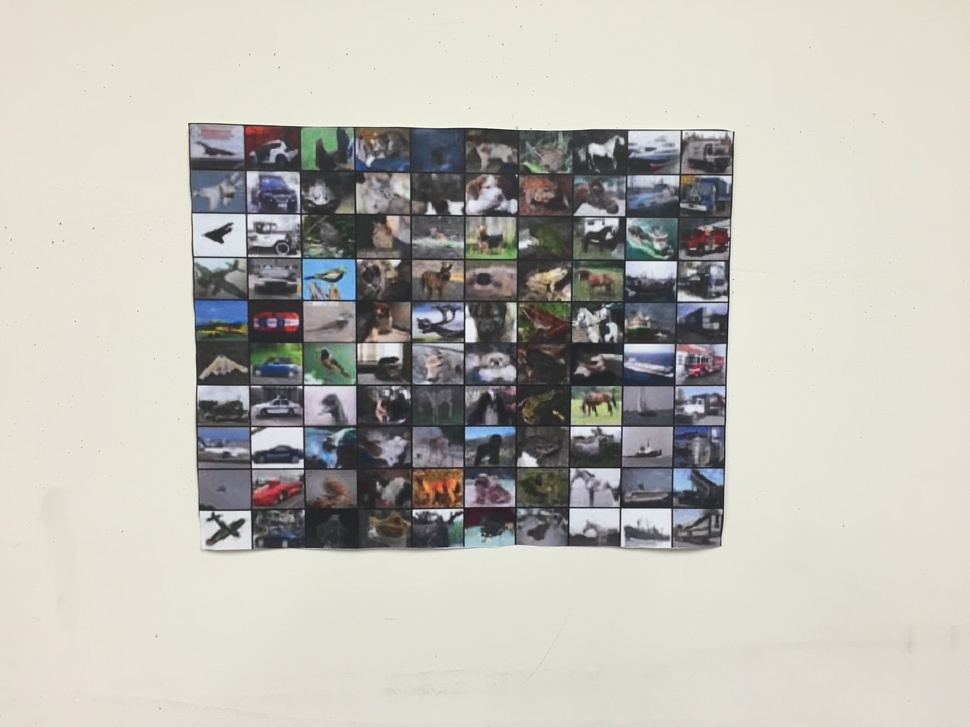
#> input picture 20160724-222718/IMG_2391.JPG, 970 x 727 px, shrunk from 3264 x 2448 before the run
$ python -i one.py   (imports and definitions only)   (older library calls are emulated)
#> lines starting #> are read from the running program, lines starting #| are printed output that depends on the picture; after the words box and inside, x2 and y2 are one past the last pixel; in counts of white or black regions, pixels touching at a corner belong together
#> further down, picture is the input picture: shape (727, 970, 3); mean B, G, R 179.2, 186.3, 188.2
import cv2
import matplotlib.pyplot as plt
import numpy as np
import time
import json
import subprocess
import os
import fcntl
import cam

CELL_WIDTH = 32
CELL_HEIGHT = 32
ROWS = 10
COLS = 10
NEW_WIDTH = CELL_WIDTH * COLS
NEW_HEIGHT = CELL_HEIGHT * ROWS

def normalize_image(img):
    gray = cv2.cvtColor(img, cv2.COLOR_BGR2GRAY)
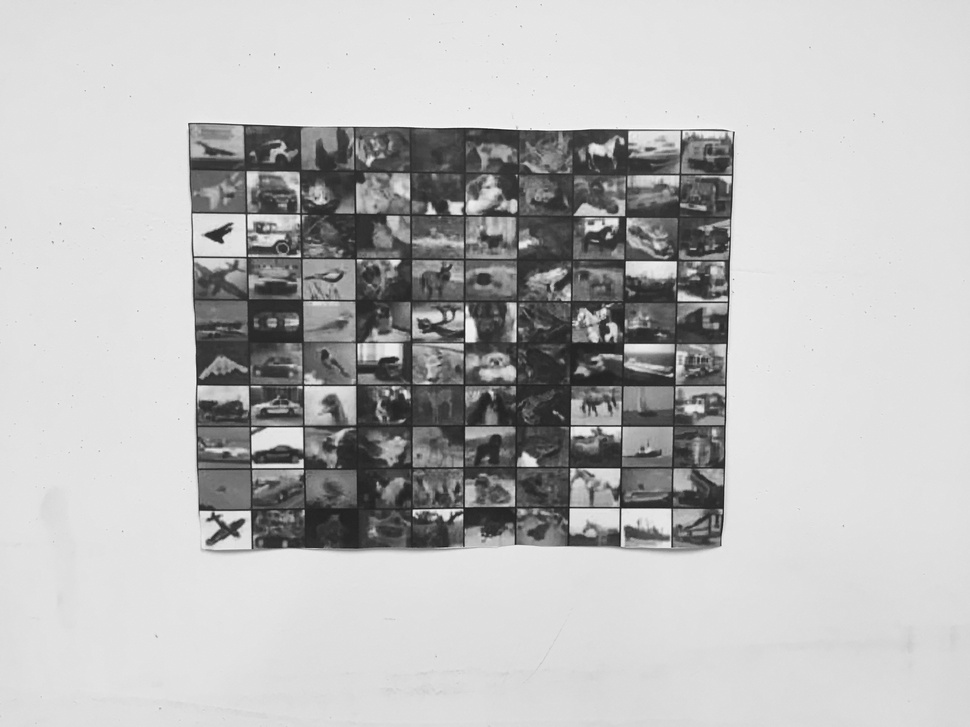
#> gray: shape (727, 970); min 24, max 254, mean 186.1
    binary = cv2.threshold(gray, 150, 255, cv2.THRESH_BINARY)[1]
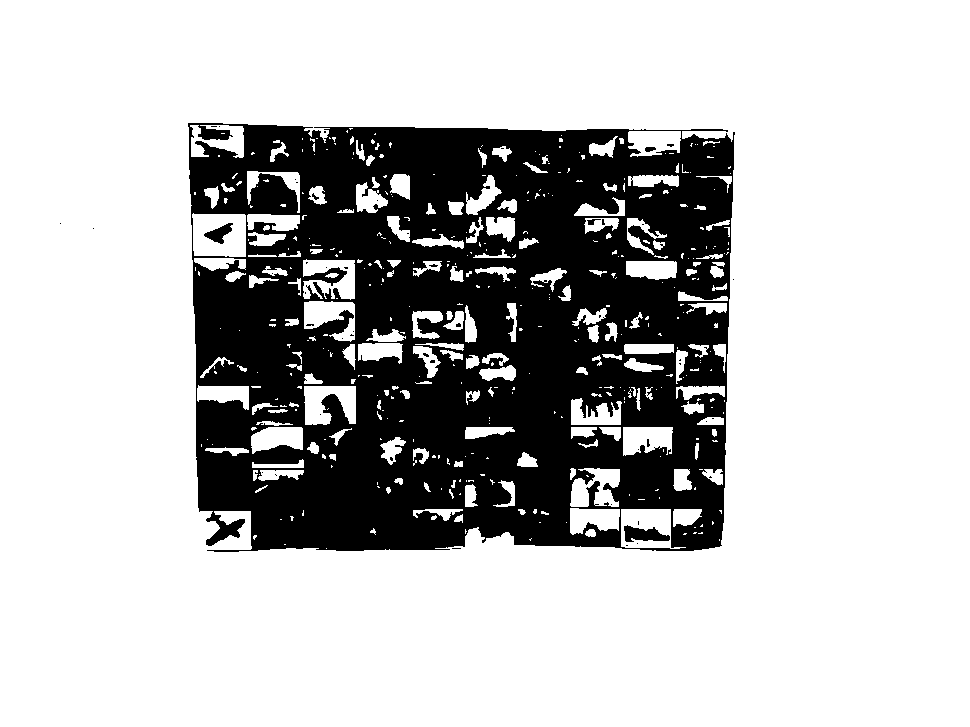
#> binary: shape (727, 970); 74.7% white; 51 black regions (45 under 20 px)
    # plt.imshow(binary)
    # plt.show()
    contours = cv2.findContours(binary, cv2.RETR_LIST, cv2.CHAIN_APPROX_SIMPLE)[-2]
#> contours = 530 contours, 370 with area under 20; largest, box (x1, y1, x2, y2) and area: (0, 0, 970, 727) 703494, (187, 122, 736, 553) 223478, (192, 213, 246, 257) 2150, (621, 509, 686, 549) 1866, (304, 386, 356, 425) 1357

    # cv2.drawContours(img, contours, -1, (255, 0, 0), 10)
    # cv2.imshow('original', img)
    # cv2.waitKey(100)

    real_contour = None

    for i in range(len(contours)):
        area = cv2.contourArea(contours[i]) / (img.shape[0] * img.shape[1])
        if area < 0.1 or area > 0.8 : continue
        real_contour = contours[i]
        epsilon = 0.05 * cv2.arcLength(real_contour, True)
        approx_contour = cv2.approxPolyDP(real_contour, epsilon, True)
        if len(approx_contour) == 4:
            break
        else:
            real_contour = None
#> this loop made 529 passes
#> area on passes 1, 3, 5: 2.55e-05, 5.67e-06, 2.84e-06

    if real_contour is None:
        return None, None

    if len(approx_contour) != 4:
        return None, None

    # cv2.drawContours(img, [real_contour], 0, (255, 0, 0), 10)
    # cv2.imshow('cont', img)

    pers_src = np.float32([x[0] for x in approx_contour][:4])
    # print('Edges :', len(approx_contour))
    idx = np.argmin(pers_src[:,0] + pers_src[:,1])
    perm = list(range(idx, 4)) + list(range(0, idx))
    pers_src = pers_src[perm, :]
    pers_dst = np.float32([(0, 0), (NEW_WIDTH, 0), (NEW_WIDTH, NEW_HEIGHT), (0, NEW_HEIGHT)])

    pers_transform = cv2.getPerspectiveTransform(pers_src, pers_dst)

    dst = cv2.warpPerspective(img, pers_transform, (NEW_WIDTH, NEW_HEIGHT))
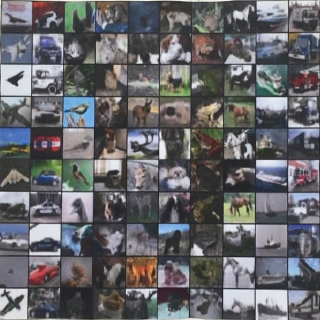
#> dst: shape (320, 320, 3); mean B, G, R 106.7, 103, 103.2
    return dst, pers_transform

def split_image(img, cw, ch, w, h):
    return [[img[i*cw:(i+1)*cw,j*ch:(j+1)*ch] for j in range(h)] for i in range(w)]

# [1 line not run here, left out]
# cap.set(cv2.cv.CV_CAP_PROP_FPS, 1)
# cap.set(cv2.CAP_PROP_FRAME_WIDTH, 1280)
# cap.set(cv2.CAP_PROP_FRAME_HEIGHT, 720)

# [3 lines that did not run here, left out]

imgpath = '20160724-222718'
imglist = [os.path.join(imgpath, x) for x in os.listdir(imgpath)]

# [1 line not run here, left out]

cnt = 0
pers_transform = None
# [53 lines not run here, left out]
# [1 line that did not run here, left out]

def pTrans(s, m):
    x, y = s
    arr = np.array([[[x, y]]]).astype(float)
    return cv2.perspectiveTransform(arr, m)[0][0]

# [15 lines not run here, left out]

>>> import cv2
>>> picture = cv2.imread('20160724-222718/IMG_2391.JPG')
>>> result = normalize_image(picture)

$ run again, on 20160724-222718/IMG_2392.JPG
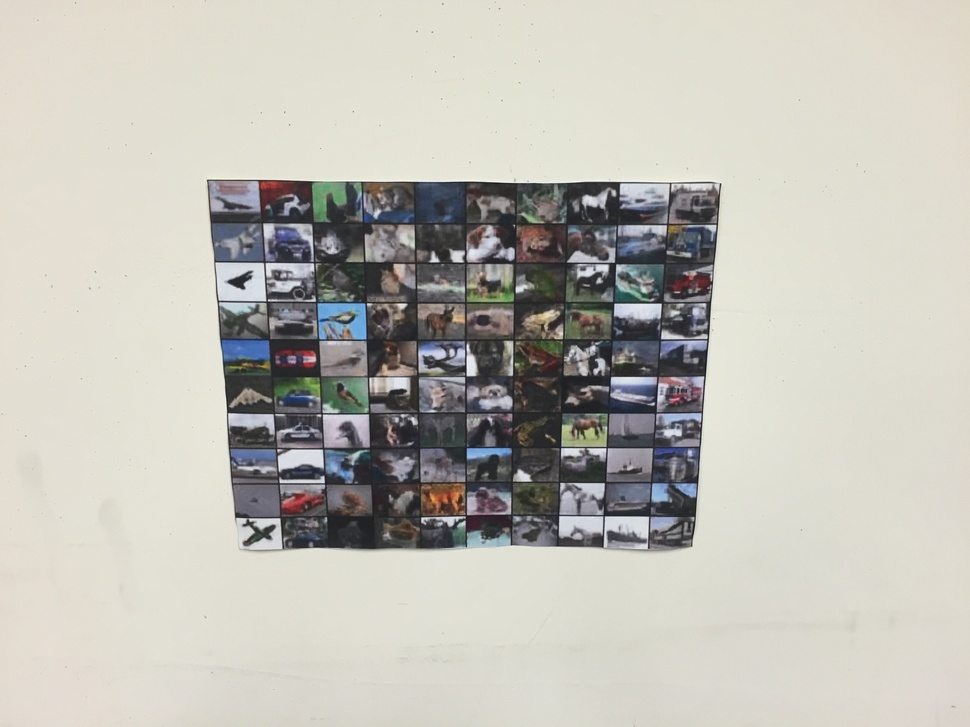
#> input picture 20160724-222718/IMG_2392.JPG, 970 x 727 px, shrunk from 3264 x 2448 before the run
#> picture is the input picture: shape (727, 970, 3); mean B, G, R 182, 190.1, 191.9
#> in normalize_image, `binary = cv2.threshold(gray, 150, 255, cv2.THRESH_BINARY)[1]`:
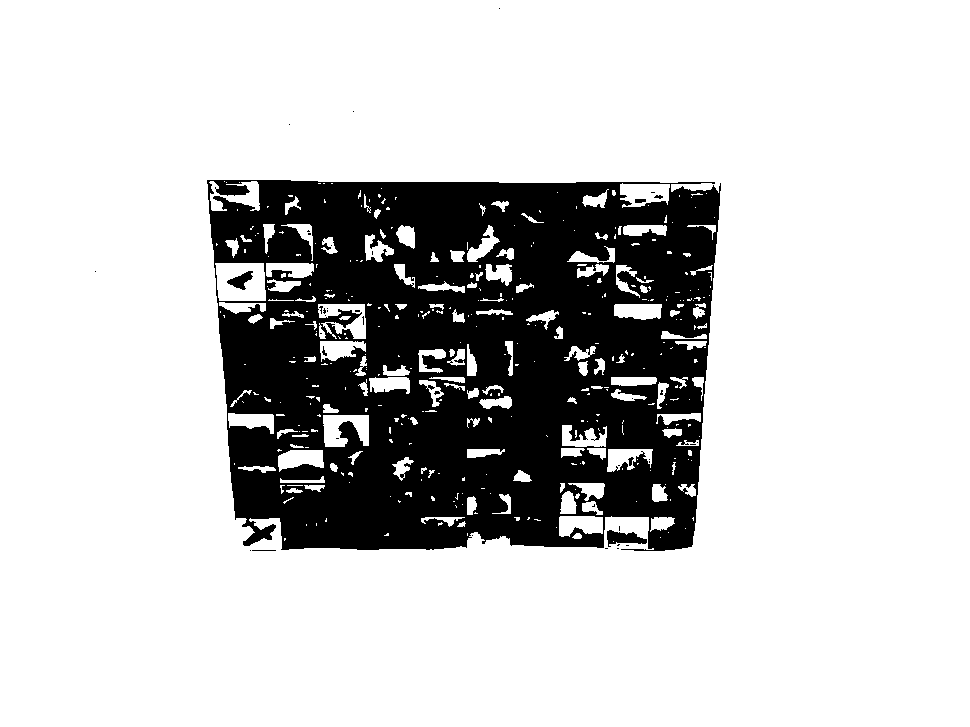
#> binary: shape (727, 970); 79.2% white; 45 black regions (37 under 20 px)
#> contours = 472 contours, 339 with area under 20; largest, box (x1, y1, x2, y2) and area: (0, 0, 970, 727) 703494, (206, 179, 722, 552) 175594, (215, 263, 266, 301) 1741, (323, 415, 369, 447) 946, (620, 183, 670, 208) 861
#> the loop in normalize_image, `for i in range(len(contours)):` made 468 passes
#> area on passes 1 to 3: 6.81e-05, 2.84e-06, 5.67e-06
#> in normalize_image, `dst = cv2.warpPerspective(img, pers_transform, (NEW_WIDTH, NEW_HEIGHT))`:
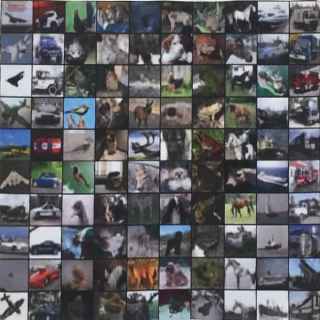
#> dst: shape (320, 320, 3); mean B, G, R 99.7, 96.1, 96.5

$ run again, on 20160724-222718/IMG_2393.JPG
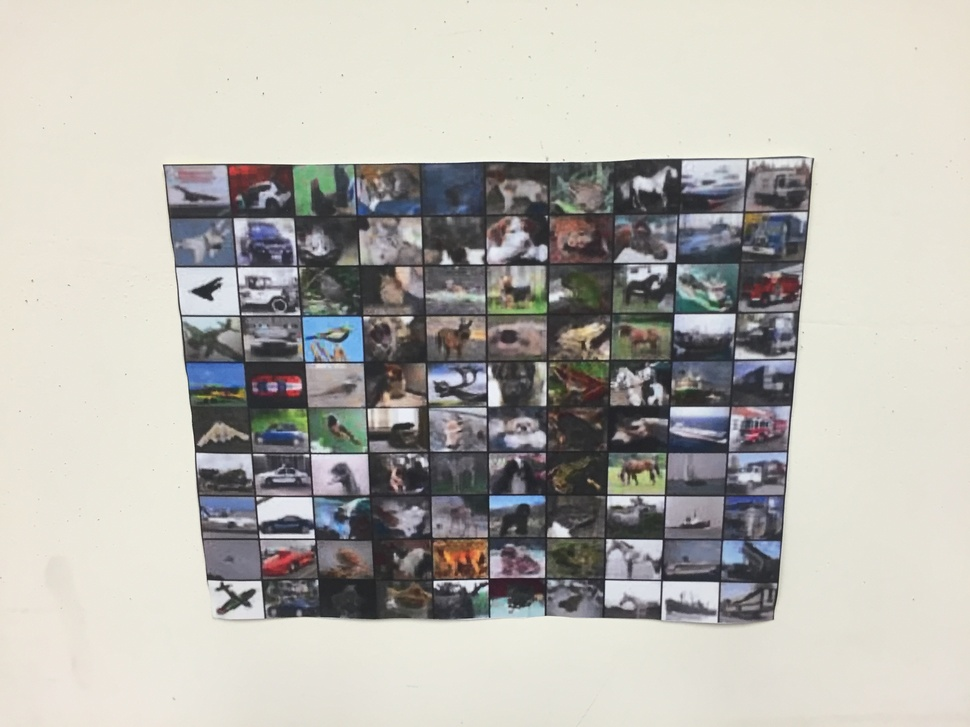
#> input picture 20160724-222718/IMG_2393.JPG, 970 x 727 px, shrunk from 3264 x 2448 before the run
#> picture is the input picture: shape (727, 970, 3); mean B, G, R 173.8, 179.6, 181.9
#> in normalize_image, `binary = cv2.threshold(gray, 150, 255, cv2.THRESH_BINARY)[1]`:
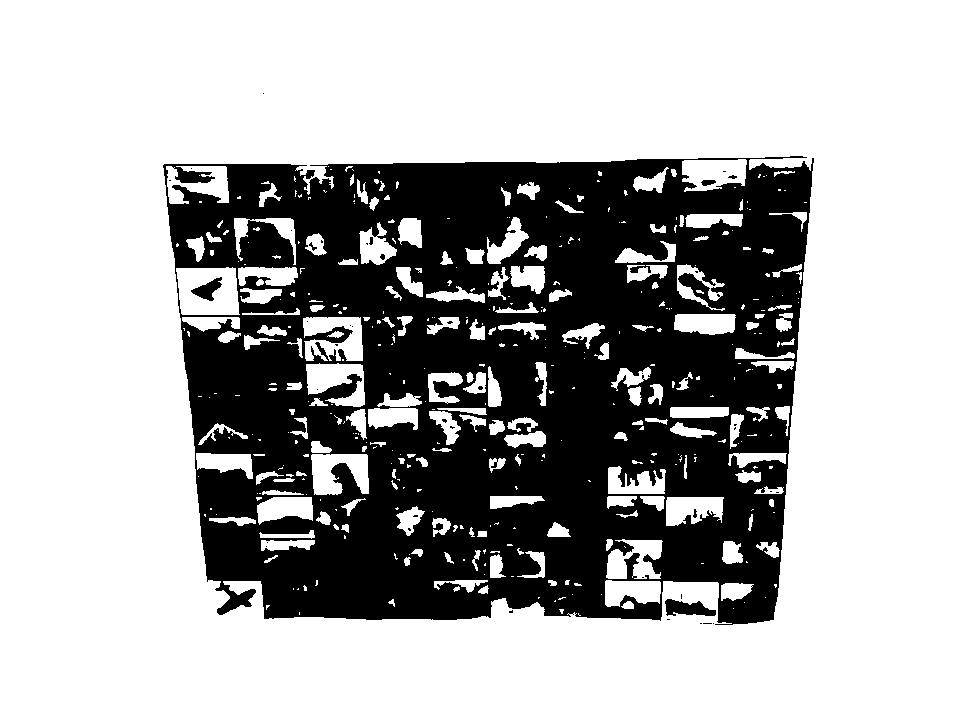
#> binary: shape (727, 970); 68.9% white; 44 black regions (35 under 20 px)
#> contours = 488 contours, 320 with area under 20; largest, box (x1, y1, x2, y2) and area: (0, 0, 970, 727) 703494, (162, 155, 815, 626) 273490, (176, 267, 240, 315) 2666, (303, 317, 363, 361) 1658, (311, 454, 369, 495) 1584
#> the loop in normalize_image, `for i in range(len(contours)):` made 486 passes
#> area on passes 1 to 3: 2.84e-06, 2.55e-05, 5.67e-06
#> in normalize_image, `dst = cv2.warpPerspective(img, pers_transform, (NEW_WIDTH, NEW_HEIGHT))`:
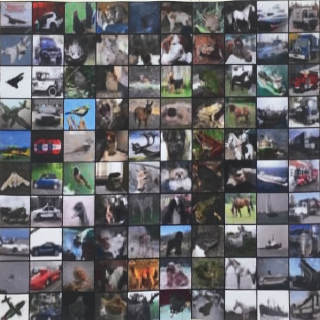
#> dst: shape (320, 320, 3); mean B, G, R 107.2, 103.4, 104.4

$ run again, on 20160724-222718/IMG_2394.JPG
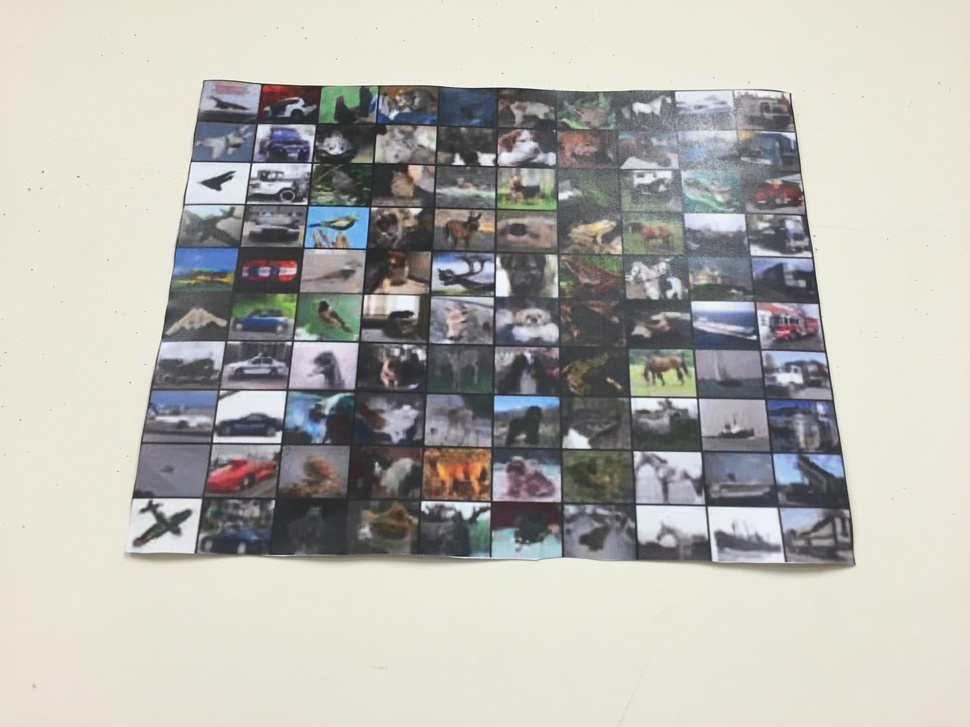
#> input picture 20160724-222718/IMG_2394.JPG, 970 x 727 px, shrunk from 3264 x 2448 before the run
#> picture is the input picture: shape (727, 970, 3); mean B, G, R 174.5, 179.6, 181.2
#> in normalize_image, `binary = cv2.threshold(gray, 150, 255, cv2.THRESH_BINARY)[1]`:
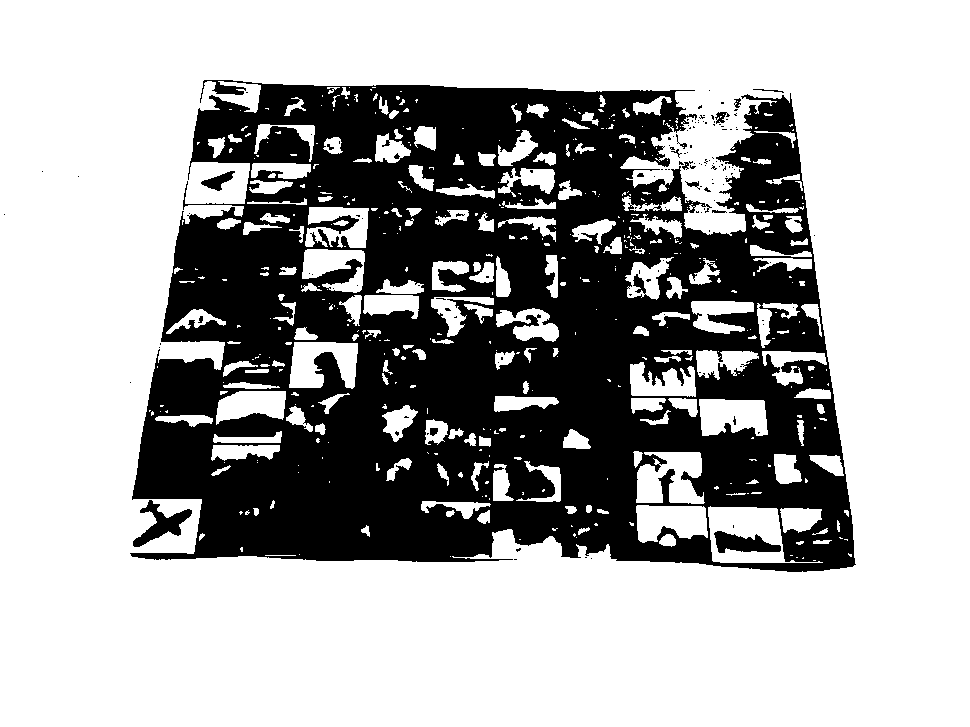
#> binary: shape (727, 970); 66.8% white; 141 black regions (124 under 20 px)
#> contours = 695 contours, 508 with area under 20; largest, box (x1, y1, x2, y2) and area: (0, 0, 970, 727) 703494, (129, 79, 857, 573) 294686, (708, 506, 823, 563) 3845, (636, 452, 705, 504) 2342, (289, 342, 358, 389) 2100
#> the loop in normalize_image, `for i in range(len(contours)):` made 694 passes
#> area on passes 2 to 4: 8.51e-06, 2.84e-06, 7.09e-07
#> in normalize_image, `dst = cv2.warpPerspective(img, pers_transform, (NEW_WIDTH, NEW_HEIGHT))`:
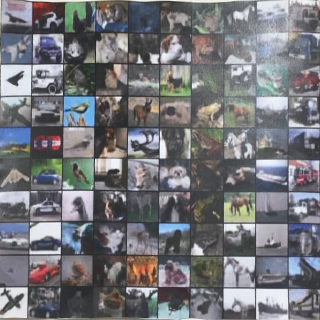
#> dst: shape (320, 320, 3); mean B, G, R 121.8, 117.6, 117.1
